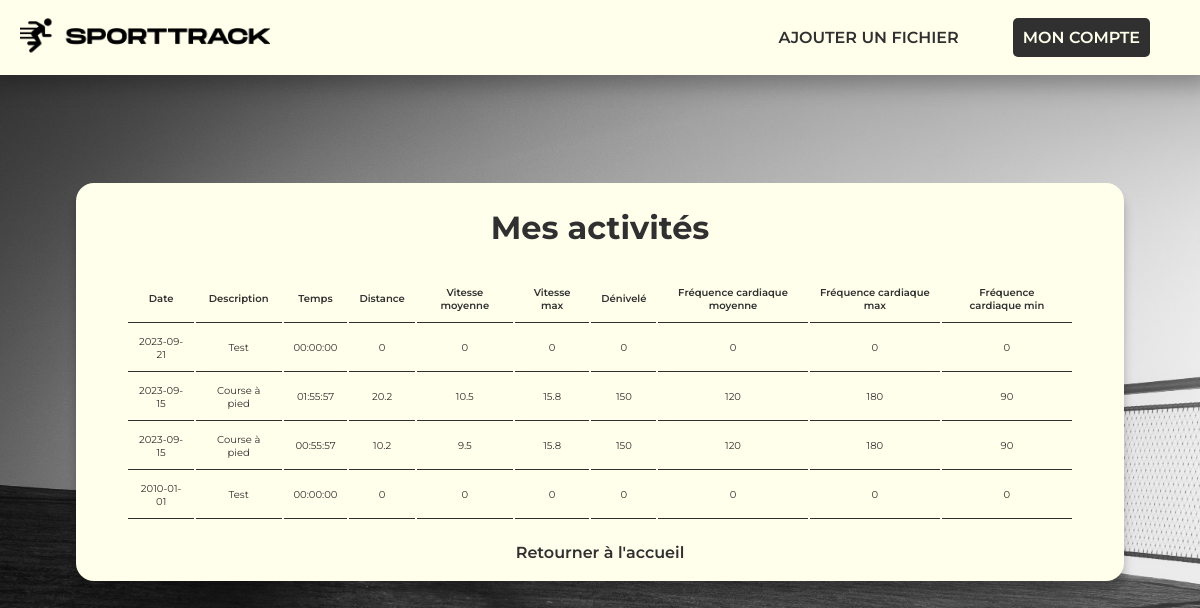
The app's page /activities (signed in) with its own data.
### tables this page shows
CREATE TABLE Activity (
    activityId INTEGER PRIMARY KEY AUTOINCREMENT, -- Primary key, auto-incremented
    userId INTEGER NOT NULL,
    date TEXT NOT NULL,
    description TEXT NOT NULL,
    time TEXT NOT NULL,
    distance REAL NOT NULL,
    averageSpeed REAL NOT NULL,
    maxSpeed REAL NOT NULL,
    totalAltitude REAL NOT NULL,
    averageHeartRate INTEGER NOT NULL,
    maxHeartRate INTEGER NOT NULL,
    minHeartRate INTEGER NOT NULL,
    FOREIGN KEY (userId) REFERENCES User(userId) -- Foreign key constraint
    CHECK (time LIKE '__:__:__')
);

### index.php (called while the page is built, shortened)
<?php
require_once (CONTROLLERS_DIR.'/ApplicationController.php');
ApplicationController::getInstance()->process();
?>

### model/ActivityDAO.php (called while the page is built, shortened)
<?php
class ActivityDAO {
    private static ActivityDAO $dao;
    public static function getInstance(): ActivityDAO {
        if (!isset(self::$dao)) {
            self::$dao = new ActivityDAO();
        }
        return self::$dao;
    }
    public final function findByIdUser(int $id): array {
        $dbc = SqliteConnection::getInstance()->getConnection();
        $query = "SELECT * FROM Activity WHERE userId = :userId";
        $stmt = $dbc->prepare($query);
        $stmt->bindValue(':userId', $id, PDO::PARAM_INT);
        $stmt->execute();
        $results = $stmt->fetchAll(PDO::FETCH_CLASS, 'Activity');
        return $results;
    }
}
?>

### model/Activity.php (called while the page is built, shortened)
<?php
class Activity {
    private string $date;
    private string $description;
    private string $time;
    private float $distance;
    private float $averageSpeed;
    private float $maxSpeed;
    private float $totalAltitude;
    private int $averageHeartRate;
    private int $maxHeartRate;
    private int $minHeartRate;
    public function getDate(): string {
        return $this->date;
    }
    public function getDescription(): string {
        return $this->description;
    }
    public function getTime(): string {
        return $this->time;
    }
    public function getDistance(): float {
        return $this->distance;
    }
    public function getAverageSpeed(): float {
        return $this->averageSpeed;
    }
    public function getMaxSpeed(): float {
        return $this->maxSpeed;
    }
    public function getTotalAltitude(): float {
        return $this->totalAltitude;
    }
    public function getAverageHeartRate(): int {
        return $this->averageHeartRate;
    }
    public function getMaxHeartRate(): int {
        return $this->maxHeartRate;
    }
    public function getMinHeartRate(): int {
        return $this->minHeartRate;
    }
}
?>

### views/list_activities.php (the view, shortened to what this page needs)
<html>
    <head>
        <link rel="stylesheet" href="../views/list_activities.css" media="screen" type="text/css" />
        <link href="https://cdnjs.cloudflare.com/ajax/libs/font-awesome/6.2.0/css/all.min.css" rel="stylesheet">
    </head>
    <body>
    <div class=menu>
        <a href="/"><img src="img/sporttrack.png"></img></a>
        <a href="upload">AJOUTER UN FICHIER</a>
        <a class="myaccount" href="my_account">MON COMPTE</a>
    </div>
    <div class="activities">
        <h1>Mes activités</h1>
        <?php
        usort($activities, function ($a, $b) {
            $timestampA = strtotime($a->getDate());
            $timestampB = strtotime($b->getDate());
            if ($timestampA == $timestampB) {
                return 0;
            }
            if ($timestampA < $timestampB) {
                return 1;
            } else {
                return -1;
            }
        });
        ?>
        <?php if (empty($activities)) { ?>
            <p>Pas d'activités pour le moment.</p>
        <?php } else { ?>
            <table>
                <tr>
                    <th>Date</th>
                    <th>Description</th>
                    <th>Temps</th>
                    <th>Distance</th>
                    <th>Vitesse moyenne</th>
                    <th>Vitesse max</th>
                    <th>Dénivelé</th>
                    <th>Fréquence cardiaque moyenne</th>
                    <th>Fréquence cardiaque max</th>
                    <th>Fréquence cardiaque min</th>
                </tr>
                <?php foreach ($activities as $activity) { ?>
                    <tr>
                        <td><?php echo $activity->getDate(); ?></td>
                        <td><?php echo $activity->getDescription(); ?></td>
                        <td><?php echo $activity->getTime(); ?></td>
                        <td><?php echo $activity->getDistance(); ?></td>
                        <td><?php echo $activity->getAverageSpeed(); ?></td>
                        <td><?php echo $activity->getMaxSpeed(); ?></td>
                        <td><?php echo $activity->getTotalAltitude(); ?></td>
                        <td><?php echo $activity->getAverageHeartRate(); ?></td>
                        <td><?php echo $activity->getMaxHeartRate(); ?></td>
                        <td><?php echo $activity->getMinHeartRate(); ?></td>
                    </tr>
                <?php } ?>
            </table>
        <?php } ?>
        <a href="/">Retourner à l'accueil</a>
    </div>
</body>
</html>

### controllers/ApplicationController.php (shortened to what this page needs)
<?php
class ApplicationController{
    private $routes;
    private function __construct(){
        $this->routes = [
            '/' => CONTROLLERS_DIR.'/main.php',
            'error' => CONTROLLERS_DIR.'/error.php'
        ];
    }
    public function addRoute($path, $ctrl){
        $filePath = $ctrl;
        if(file_exists($filePath)){
            $this->routes[$path] = $filePath;
        }
    }
    private function request_path(){
        $request_uri = explode('/', trim($_SERVER['REQUEST_URI'], '/'));
        $script_name = explode('/', trim($_SERVER['SCRIPT_NAME'], '/'));
        $parts = array_diff_assoc($request_uri, $script_name);
        $path = implode('/', $parts);
        return $path;
    }
    private function get_php_classes($php_code) {
        $classes = array();
        $tokens = token_get_all($php_code);
        $count = count($tokens);
        for ($i = 2; $i < $count; $i++) {
            if ($tokens[$i - 2][0] == T_CLASS
                && $tokens[$i - 1][0] == T_WHITESPACE
                && $tokens[$i][0] == T_STRING) {
                $class_name = $tokens[$i][1];
                $classes[] = $class_name;
            }
        }
        return $classes;
    }
    private function file_get_php_classes($filepath) {
        $php_code = file_get_contents($filepath);
        $classes = $this->get_php_classes($php_code);
        return $classes;
    }
    public function process(){
        $path = $this->request_path();
        if (array_key_exists($path, $this->routes)) {
            $filePath = $this->routes[$path];
            if (file_exists($filePath)) {
                $classes = $this->file_get_php_classes($filePath);
                if (!empty($classes)) {
                    $ctrl_class = $classes[0];
                    if (class_exists($ctrl_class)) {
                        $controller = new $ctrl_class();
                        if (method_exists($controller, $_SERVER['REQUEST_METHOD'])) {
                            $method = $_SERVER['REQUEST_METHOD'];
                            $controller->$method($_REQUEST);
                        } else {
                            $controller->get($_REQUEST);
                        }
                    } else {
                        $this->routes['error'];
                    }
                } else {
                    $this->routes['error'];
                }
            } else {
                $this->routes['error'];
            }
        } else {
            $this->routes['error'];
        }
    }
}
?>

### controllers/ListActivityController.php (shortened to what this page needs)
<?php
require(__ROOT__.'/controllers/Controller.php');
class ListActivityController extends Controller {
    public function get($request) {
        if (isset($_SESSION['userId'])) {
            $activityDAO = ActivityDAO::getInstance();
            $userId = $_SESSION['userId'];
            $activities = $activityDAO->findByIdUser($userId);
            $this->render('list_activities', ['activities' => $activities]);
        } else {
            $this->render('user_connect_form', []);
        }
    }
}

### controllers/Controller.php (shortened to what this page needs)
<?php
require_once('model/Activity.php');
require_once('model/ActivityDAO.php');
abstract class Controller{
    public function render($view, $data, $print=true){
        $filePath ="views/".$view.".php";
        $output = NULL;
        if(file_exists($filePath)){
            extract($data);
            include $filePath;
            $output = ob_get_clean();
        }
        if ($print) {
            print $output;
        }
        return $output;
    }
}
?>

### views/list_activities.css (style rules this page uses)
body { background-image: url(../../img/background.jpg); background-repeat: no-repeat; background-size: cover; font-family: Montserrat; font-weight: 300; font-size: 16px; line-height: 1.5; display: flex; justify-content: center; color: #303030; margin-bottom: 100; }
.activities { margin-top: 175; margin-bottom: auto; width: 80%; border-radius: 18px; padding: 0 50px 0 50px; background: rgb(255, 255, 236); align-items: center; box-shadow: 0px 10px 10px 0px rgba(0,0,0,0.25); }
.activities > h1 { text-align: center; }
.activities a { outline: none; text-decoration: none; font-family: Montserrat; width: 200px; margin-left: auto; margin-right: auto; font-size: 16px; font-weight: 600; display: flex; justify-content: center; margin-block-end: 1em; }
.activities a:link { color: #303030; }
.activities table { font-size: 10px; width: 100%; margin-top: 20px; margin-bottom: 20px; }
.activities table th { font-weight: 600; text-align: center; padding: 10px; border-bottom: 1px solid #303030; }
.activities table td { text-align: center; padding: 10px; border-bottom: 1px solid #303030; }
.menu { text-align: right; display: block; position: fixed; top: 0px; width: 100%; height: 75px; font-size: 16px; background: rgb(255, 255, 236); box-shadow: 0px 0px 20px 10px rgba(0,0,0,0.25); }
.menu a { margin-right: 50px; line-height: 75px; text-decoration: none; color: #303030; font-family: Montserrat; border: none; margin-block-end: 0; font-weight: 600; }
.menu img { margin-top: 12.5px; margin-left: 20px; float: left; width: 250px; }
.menu .myaccount { color: rgb(255, 255, 236); padding: 10px; width: 600px; border-radius: 5px; background: #303030; }

### records on screen
activity: date "2023-09-21", description "Test", time "00:00:00", distance "0", averageSpeed "0", maxSpeed "0", totalAltitude "0", averageHeartRate "0", maxHeartRate "0", minHeartRate "0"
activity: date "2023-09-15", description "Course à pied", time "01:55:57", distance "20.2", averageSpeed "10.5", maxSpeed "15.8", totalAltitude "150", averageHeartRate "120", maxHeartRate "180", minHeartRate "90"
activity: date "2023-09-15", description "Course à pied", time "00:55:57", distance "10.2", averageSpeed "9.5", maxSpeed "15.8", totalAltitude "150", averageHeartRate "120", maxHeartRate "180", minHeartRate "90"
activity: date "2010-01-01", description "Test", time "00:00:00", distance "0", averageSpeed "0", maxSpeed "0", totalAltitude "0", averageHeartRate "0", maxHeartRate "0", minHeartRate "0"
